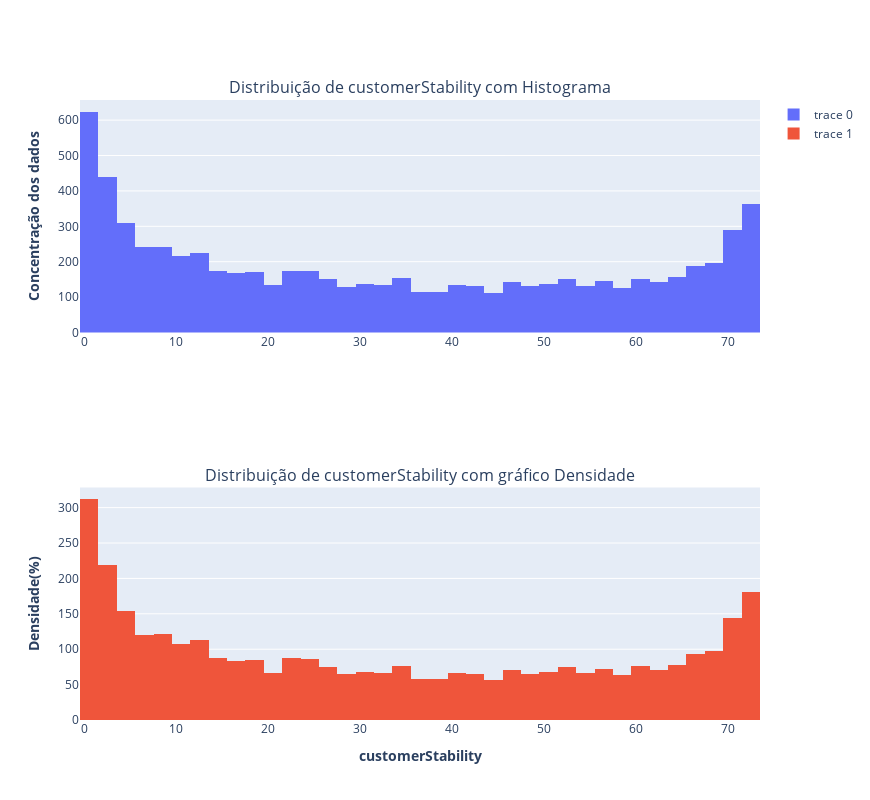

Notebook cell for this chart:
### Code cell
# Plotando o gráfico de estabilidade
plot_histogram(df['customerStability'])

printmd("**Distribuição do tipo U-shaped**")

### Figure 1 — Plotly figure (JSON) as saved in the notebook; plotly's stock layout.template omitted (floating-point values rounded to 4 significant figures; data arrays with more than 128 entries replaced by an {"elided": "..."} marker saying what was removed)
{"data": [{"hoverinfo": "x+y", "type": "histogram", "x": {"elided": "7043 int values"}, "xaxis": "x", "yaxis": "y"}, {"histnorm": "density", "hoverinfo": "x+y", "type": "histogram", "x": {"elided": "7043 int values"}, "xaxis": "x2", "yaxis": "y2"}], "layout": {"annotations": [{"font": {"size": 16}, "showarrow": false, "text": "Distribuição de customerStability com Histograma", "x": 0.5, "xanchor": "center", "xref": "paper", "y": 1, "yanchor": "bottom", "yref": "paper"}, {"font": {"size": 16}, "showarrow": false, "text": "Distribuição de customerStability com gráfico Densidade", "x": 0.5, "xanchor": "center", "xref": "paper", "y": 0.375, "yanchor": "bottom", "yref": "paper"}], "height": 800, "hovermode": "closest", "width": 870, "xaxis": {"anchor": "y", "domain": [0, 1]}, "xaxis2": {"anchor": "y2", "domain": [0, 1], "title": {"text": "<b>customerStability</b>"}}, "yaxis": {"anchor": "x", "domain": [0.625, 1], "title": {"text": "<b>Concentração dos dados</b>"}}, "yaxis2": {"anchor": "x2", "domain": [0, 0.375], "title": {"text": "<b>Densidade(%)</b>"}}}}
